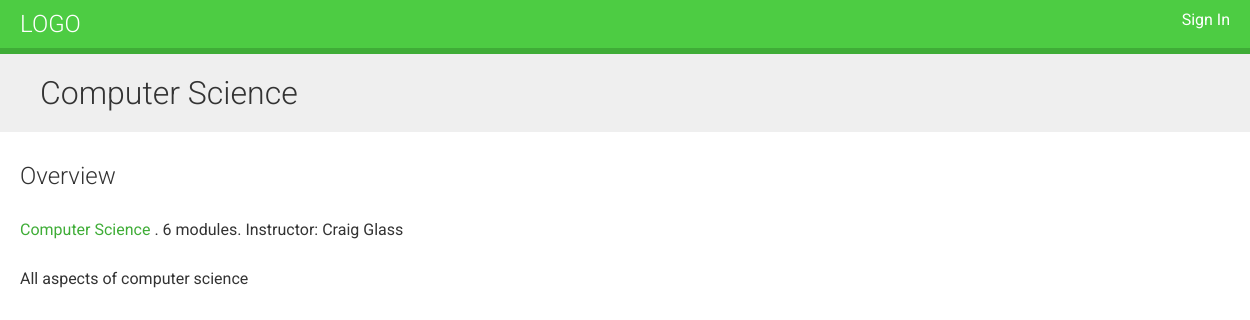
The page /course/computer-science-masters/ on the database its author committed.
### courses/models.py (models this page shows, shortened)
class Course(models.Model):
    owner = models.ForeignKey(User,
                              related_name='courses_created',
                              on_delete=models.CASCADE)
    subject = models.ForeignKey(Subject,
                                related_name='courses',
                                on_delete=models.CASCADE)
    title = models.CharField(max_length=200)
    slug = models.SlugField(max_length=200, unique=True)
    overview = models.TextField()
    created = models.DateTimeField(auto_now_add=True)
    class Meta:
        ordering = ['-created']

class Subject(models.Model):
    title = models.CharField(max_length=200)
    slug = models.SlugField(max_length=200, unique=True)
    class Meta:
        ordering = ['title']

### courses/views.py (the view)
class CourseDetailView(DeleteView):
    model = Course
    template_name = 'courses/course/detail.html'

### courses/templates/courses/course/detail.html (shortened to what this page needs)
{% extends "base.html" %}
{% block content %}
{% with subject=object.subject %}
<h1>
    {{ object.title }}
</h1>
<div class="module">
    <h2>Overview</h2>
    <p>
        <a href="{% url 'course_list_subject' subject.slug %}">
            {{ subject.title }}
        </a>.
        {{ object.modules.count }} modules.
        Instructor: {{ object.owner.get_full_name }}
    </p>
    {{ object.overview| linebreaks }}
</div>
{% endwith %}
{% endblock %}

### courses/static/css/base.css (style rules this page uses)
body { margin:0; font-family:'Roboto', sans-serif; font-weight:400; color:#333; }
a { color:#3fad37; text-decoration:none; }
h1, h2, h3, h4, h5, h6 { font-family:'Roboto', sans-serif; font-weight:300; }
h1 { background:#efefef; width:100%; overflow:auto; padding:20px 0 20px 40px; margin:0; }
.module { padding:10px 20px; float:left; width:600px; }
.module p { margin:10px 0 20px; width:100%; float:left; }

### rows shown on the page
Course: title "Computer Science", modules.count "6", owner.get_full_name "Craig Glass", overview "All aspects of computer science"
Subject: title "Computer Science"
